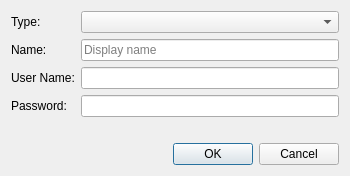
<?xml version="1.0" encoding="UTF-8"?>
<ui version="4.0">
 <class>CredentialDialog</class>
 <widget class="QDialog" name="CredentialDialog">
  <property name="geometry">
   <rect>
    <x>0</x>
    <y>0</y>
    <width>350</width>
    <height>170</height>
   </rect>
  </property>
  <property name="windowTitle">
   <string>Credentials</string>
  </property>
  <property name="modal">
   <bool>true</bool>
  </property>
  <layout class="QVBoxLayout" name="verticalLayout">
   <item>
    <layout class="QGridLayout" name="gridLayout">
     <item row="0" column="0">
      <widget class="QLabel" name="label_type">
       <property name="text">
        <string>Type:</string>
       </property>
      </widget>
     </item>
     <item row="0" column="1">
      <widget class="QComboBox" name="combo_type"/>
     </item>
     <item row="1" column="0">
      <widget class="QLabel" name="label_name">
       <property name="text">
        <string>Name:</string>
       </property>
      </widget>
     </item>
     <item row="1" column="1">
      <widget class="QLineEdit" name="edit_name">
       <property name="placeholderText">
        <string>Display name</string>
       </property>
      </widget>
     </item>
     <item row="2" column="0">
      <widget class="QLabel" name="label_username">
       <property name="text">
        <string>User Name:</string>
       </property>
      </widget>
     </item>
     <item row="2" column="1">
      <widget class="QLineEdit" name="edit_username"/>
     </item>
     <item row="3" column="0">
      <widget class="QLabel" name="label_password">
       <property name="text">
        <string>Password:</string>
       </property>
      </widget>
     </item>
     <item row="3" column="1">
      <widget class="PasswordEdit" name="edit_password"/>
     </item>
    </layout>
   </item>
   <item>
    <widget class="QLabel" name="label_hint">
     <property name="textFormat">
      <enum>Qt::TextFormat::RichText</enum>
     </property>
     <property name="wordWrap">
      <bool>true</bool>
     </property>
    </widget>
   </item>
   <item>
    <spacer name="verticalSpacer">
     <property name="orientation">
      <enum>Qt::Orientation::Vertical</enum>
     </property>
     <property name="sizeHint" stdset="0">
      <size>
       <width>0</width>
       <height>0</height>
      </size>
     </property>
    </spacer>
   </item>
   <item>
    <widget class="DialogButtonBox" name="button_box">
     <property name="standardButtons">
      <set>QDialogButtonBox::StandardButton::Cancel|QDialogButtonBox::StandardButton::Ok</set>
     </property>
    </widget>
   </item>
  </layout>
 </widget>
 <customwidgets>
  <customwidget>
   <class>DialogButtonBox</class>
   <extends>QDialogButtonBox</extends>
   <header>common/desktop/dialog_button_box.h</header>
  </customwidget>
  <customwidget>
   <class>PasswordEdit</class>
   <extends>QLineEdit</extends>
   <header>common/desktop/password_edit.h</header>
  </customwidget>
 </customwidgets>
 <resources/>
 <connections/>
</ui>
